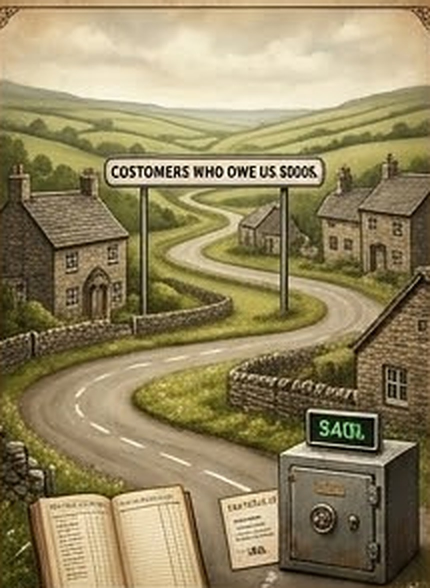
#> input picture assets/episodes/ep001/art/p06.jpg, 860 x 1176 px (shown at 1/2 size)
$ python -i compositor.py   (imports and definitions only)
#> lines starting #> are read from the running program, lines starting #| are printed output that depends on the picture
"""AnimeCinematicStyle compositor.

    python -m copycat.compositor <project_id> [--edit path] [--range START END]
        [--shots s012,s013] [--preview] [--mux] [--make-fixture]

Deterministic Python frame generator: per shot, the source still is loaded once and pre-scaled;
every frame a FLOAT crop window is resampled with Pillow's float-box ``Image.resize`` (an exact
sub-pixel scale+translate, bicubic, anti-aliased, ~10x faster than ``Image.transform(AFFINE)``
and algebraically the same map), layers are composited with OpenCV saturating uint8 maths and
piped to ffmpeg (libx264 crf17).  Shots render in parallel into cached segment files.
"""
from __future__ import annotations

import argparse
import hashlib
import json
import math
import multiprocessing as mp
import os
import subprocess
import sys
import textwrap
import time
from pathlib import Path

import cv2
import numpy as np
from PIL import Image, ImageDraw, ImageFilter, ImageOps

from .cards import CardScene
from . import franchise as franchise_mod
from .fonts import font
from .stamp import StampPainter
from .inserts import InsertScene
from .vfx import ACCENTS, Atmosphere, dissolve, flash, seed_of, smoothstep, whip, DISSOLVE_FRAMES, GRADES, grade_vignette

# [1 line not run here, left out]
ROOT = Path(__file__).resolve().parent.parent
CODE_FILES = ["compositor.py", "vfx.py", "cards.py", "fonts.py", "stamp.py", "inserts.py", "inserts_s1.py", "clone_grid.py", "visuals/paper.py"]

SPEAKER_COLORS = {
    "ASTA": (46, 204, 113), "LIEBE": (222, 36, 52), "YUNO": (104, 190, 255),
    "YAMI": (158, 150, 190), "JULIUS": (222, 180, 70),
}
DEFAULT_TAG = (206, 206, 212)
_BC_SPEAKER_COLORS = dict(SPEAKER_COLORS)


def hex_rgb(h):
    h = h.lstrip("#")
    return tuple(int(h[i:i + 2], 16) for i in (0, 2, 4))


# [13 lines left out: functions apply_franchise, ease_io, not called in this run]


CAMERAS = ("slow_push_in", "slow_pull_out", "pan_lr", "pan_rl", "drift_up", "impact_punch_zoom")


# [76 lines left out: functions camera_path, cover_window, fill_window, resolve_layout, not called in this run]


def shot_frames(shots, fps):
    """[(f0, f1)] frame ranges; frame count per shot = round(end*fps) - round(start*fps)."""
    return [(int(round(s["start"] * fps)), int(round(s["end"] * fps))) for s in shots]


# --------------------------------------------------------------------------- captions
# [30 lines left out: functions wrap_caption, caption_pages, expand_captions, not called in this run]


def speaker_label(sp):
    return sp.replace("_", " ")


class CaptionPainter:
    def __init__(self, W, H):
        self.W, self.H, self.r = W, H, H / 1080.0
        self._cache = {}

    # [73 lines left out: functions get, draw, not called in this run]


# --------------------------------------------------------------------------- image grade
def _sstep(x):
    return x * x * (3 - 2 * x)


def anime_grade(rgb: np.ndarray) -> np.ndarray:
    """Unified dark-anime grade: gentle S-curve, lifted-then-crushed cool blacks, warm highlights, sat 1.08."""
    x = np.linspace(0, 1, 256, dtype=np.float32)
    y = x + 0.55 * (_sstep(x) - x)
    y = np.clip((y - 0.028) / 0.972, 0, 1)                        # crush the very bottom
    tint_shadow = np.array([0.012, 0.026, 0.050], np.float32)       # cool lift in the toe
    warm = np.array([1.0, 0.988, 0.955], np.float32)                # warm highlights
    lut = np.empty((256, 3), np.float32)
    for c in range(3):
        lut[:, c] = y * warm[c] + tint_shadow[c] * (1 - y) ** 3 * 2.0
    lut = np.clip(lut * 255, 0, 255).astype(np.uint8)
    out = np.empty_like(rgb)
    for c in range(3):
        out[..., c] = cv2.LUT(np.ascontiguousarray(rgb[..., c]), lut[:, c])
    gray = cv2.cvtColor(out, cv2.COLOR_RGB2GRAY)
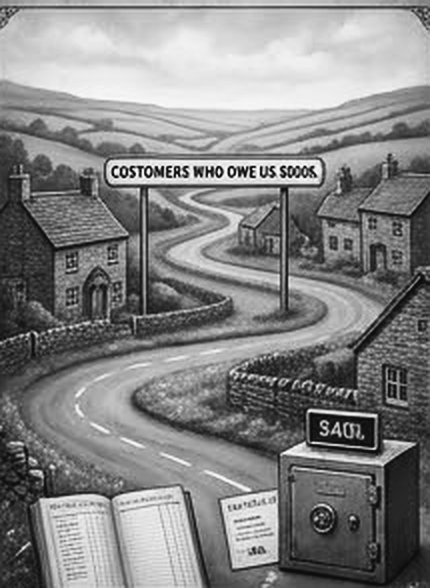
#> gray: shape (1176, 860) (shown at 1/2 size); min 12, max 251, mean 132.4
    g3 = cv2.merge([gray, gray, gray])
    return cv2.addWeighted(out, 1.08, g3, -0.08, 0)


# [49 lines left out: functions manga_grade, make_vignette, load_rgb, resize_to, not called in this run]


class StillScene:
    """Layers 1-3 for a still shot (image layout, camera, grade, vignette) + vfx atmosphere."""

    # [183 lines left out: functions __init__, _grade, _init_fill, _frame_fill, _init_depth, _frame_depth and 2 more, not called in this run]


class Grain:
    # [17 lines left out: functions __init__, apply, not called in this run]


# --------------------------------------------------------------------------- segment rendering
FADE_IN_F, FADE_OUT_F = 12, 30
CRF = [17]                      # segment encode quality (--crf); part of every segment's cache key


# [78 lines left out: functions resolve_grid, asset_abs, make_scene, code_stamp, shot_hash, ffmpeg_writer, not called in this run]


_G = {}


# [219 lines left out: functions _globals, stamp_delay, compose_frame, render_segment, load_vault_index, find_edit and 5 more, not called in this run]


def srt_time(t):
    ms = int(round(float(t) * 1000))
    return f"{ms // 3600000:02d}:{ms // 60000 % 60:02d}:{ms // 1000 % 60:02d},{ms % 1000:03d}"


# [221 lines left out: functions write_srt, make_fixture, plan_project, main, not called in this run]


# [2 lines not run here, left out]

>>> import cv2
>>> picture = cv2.cvtColor(cv2.imread('../assets/episodes/ep001/art/p06.jpg'), cv2.COLOR_BGR2RGB)
>>> result = anime_grade(picture)
